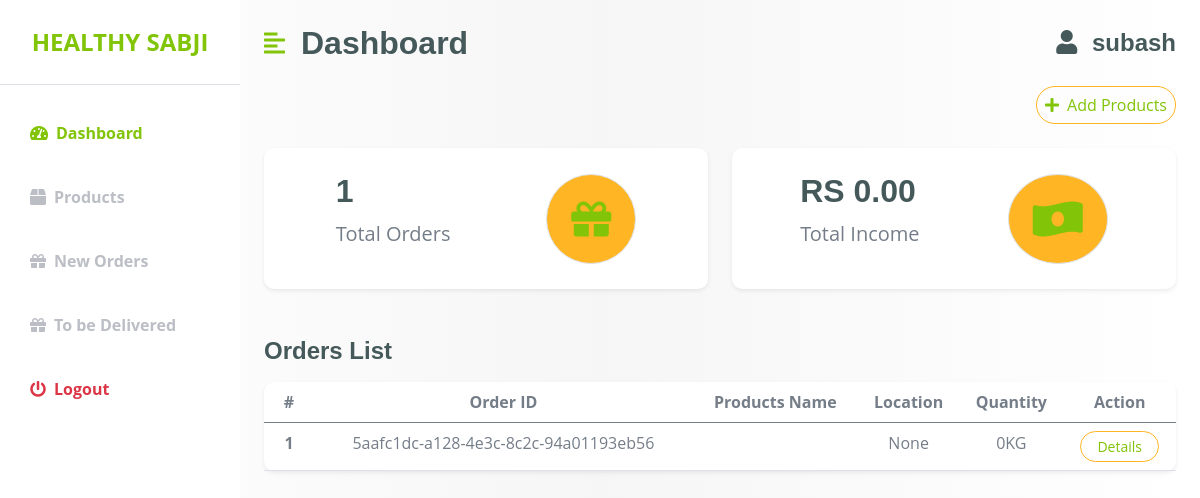
The page /farmer_dashboard/ (signed in) on the database as committed earlier.
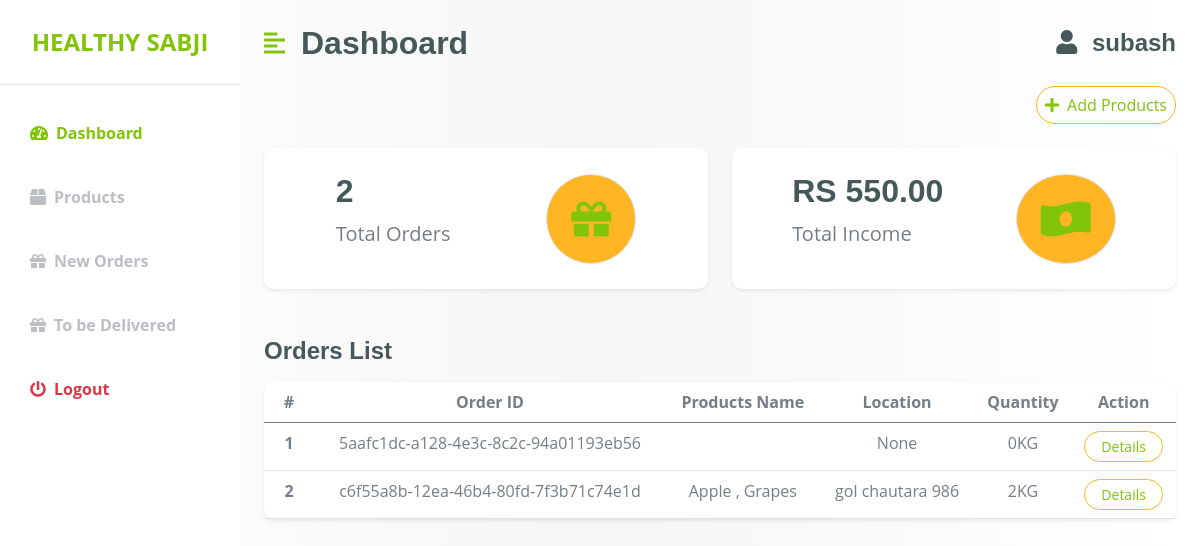
The same page on the database as committed later.
### accounts/models.py (models this page shows, shortened)
class CustomUser(AbstractUser):
    photo = models.ImageField(upload_to='profile_pics', default='profile_pics/default.jpg')
    phone_number = models.CharField(max_length=10)
    is_delivery_person = models.BooleanField(default=False)
    is_farmer = models.BooleanField(default=False)
    address = models.CharField(max_length=100)
    objects = UserManager()

### orders/models.py (models this page shows, shortened)
class Order(models.Model):
    user = models.ForeignKey('accounts.CustomUser', on_delete=models.CASCADE)
    delivery_person = models.ForeignKey('accounts.CustomUser', on_delete=models.CASCADE, related_name='deliveries',limit_choices_to={'is_delivery_person': True},null=True, blank=True)
    order_date = models.DateTimeField(auto_now_add=True)
    location = models.ForeignKey('Location', on_delete=models.CASCADE,null=True, blank=True)
    status = models.CharField(max_length=10,choices=order_choices)
    payment = models.ForeignKey('Payment', on_delete=models.CASCADE, null=True, blank=True)
    evidence = models.ImageField(upload_to='evidence/',null=True, blank=True)
    created_at = models.DateTimeField(auto_now_add=True)

class Payment(models.Model):
    amount = models.DecimalField(max_digits=10, decimal_places=2)
    signature = models.CharField(max_length=100,null=True, blank=True)
    payment_date = models.DateTimeField(auto_now_add=True)
    payment_method = models.CharField(max_length=20)
    payment_uuid = models.CharField(max_length=50)
    status = models.CharField(max_length=10,choices=payment_choices)

class OrderItem(models.Model):
    order = models.ForeignKey(Order, on_delete=models.CASCADE,related_name='items')
    product = models.ForeignKey('sabji.Product', on_delete=models.CASCADE)
    quantity = models.PositiveIntegerField()
    price = models.DecimalField(max_digits=10, decimal_places=2)

class Location(models.Model):
    first_name = models.CharField(max_length=50)
    last_name = models.CharField(max_length=50)
    address = models.CharField(max_length=100)
    house_number_street_name = models.CharField(max_length=100)
    city_area = models.CharField(max_length=50)
    mobile = models.CharField(max_length=15)
    email = models.EmailField()
    order_notes = models.TextField(blank=True)
    def __str__(self):
        return self.address + ' ' + self.city_area

### sabji/models.py (models this page shows, shortened)
class Product(models.Model):
    name = models.CharField(max_length=100)
    price = models.IntegerField(help_text='Price per kilo')
    pre_discount_price = models.IntegerField(blank=True, null=True)
    description = models.TextField()
    image = models.ImageField(upload_to='product_images/')
    quantity = models.IntegerField()
    farmer = models.ForeignKey(CustomUser, on_delete=models.CASCADE, related_name='products', limit_choices_to={'is_farmer': True})
    date_added = models.DateTimeField(auto_now_add=True)
    category = models.ForeignKey('Category', on_delete=models.SET_NULL, related_name='products',null=True)

### accounts/views.py (the view)
# urls.py: path('farmer_dashboard/',views.farmer_dashboard,name="farmer_dashboard"),
@login_required
def farmer_dashboard(request):
    products = Product.objects.filter(farmer=request.user)
    if request.user.is_superuser:
        products = Product.objects.all()
    orders = Order.objects.filter(user=request.user).prefetch_related('items__product')
    for order in orders:
        total = 0
        for item in order.items.all():
            total += item.quantity
        order.total = total
    total = 0
    for o in orders:
        total += o.payment.amount
    context = {
        'products':products,
        'orders':orders,
        'total':total
    }
    return render(request,'farmer/farmer_dashboard.html', context)

### sabji/processors.py (called while the page is built)
def productprocessor(request):
    products = Product.objects.filter(quantity__gt=0)
    lowest_price = products.filter(quantity__gt=0).order_by('price').first()
    return {'products': products, 'lowest_price': lowest_price}

def categoryprocessor(request):
    categories = Category.objects.all()
    return {'categories': categories}

def discountprocessor(request):
    discounted_products = Product.objects.filter(pre_discount_price__gt=0)
    return {'discounted_products': discounted_products}

def cartprocessor(request):
    cart_count = 0
    if request.user.is_authenticated:
        cart_count = request.user.cart_items.filter(active=True).count()
    return {'cart_count': cart_count}

def bestsellerprocessor(request):
    bestseller_data = (
        OrderItem.objects.values('product__id', 'product__name')
        .annotate(total_quantity=Sum('quantity'))
        .order_by('-total_quantity', 'product__name')  # Order by total quantity sold, then by product name
    )
    bestseller_ids = [item['product__id'] for item in bestseller_data[:3]]
    bestseller = Product.objects.filter(id__in=bestseller_ids)
    return {'bestsellers': bestseller}

### templates/farmer/farmer_dashboard.html (shortened to what this page needs)
{% extends "farmer/base.html" %}
{% block content %}
            <div class="container-fluid px-4">
                <div class="row g-4">
                    <div class="d-flex align-items-end justify-content-end flex-column flex-md-row">
                        <a class="btn border border-secondary rounded-pill px-2 text-primary btn" href="{% url 'add_products' %}">
                            <i class="fas fa-plus me-2"></i>Add Products</a>
                    </div>
                    <div class="col-12 col-md-6 col-lg-6">
                        <div class="p-4 bg-white shadow-sm d-flex justify-content-around align-items-center rounded">
                            <div>
                                <h3 class="fs-2">{{orders.count}}</h3>
                                <p class="fs-5">Total Orders</p>
                            </div>
                            <i class="fas fa-gift fs-1 primary-text border rounded-full secondary-bg p-4"></i>
                        </div>
                    </div>
                    <div class="col-12 col-md-6 col-lg-6">
                        <div class="p-4 bg-white shadow-sm d-flex justify-content-around align-items-center rounded">
                            <div>
                                <h3 class="fs-2">RS {{total}}</h3>
                                <p class="fs-5">Total Income</p>
                            </div>
                            <i class="fas fa-money-bill-wave-alt fs-1 primary-text border rounded-full secondary-bg p-4"></i>
                        </div>
                    </div>
                </div>
                <div class="row my-5">
                    <h3 class="fs-4 mb-3">Orders List</h3>
                    <div class="col">
                        <table class="table bg-white rounded shadow-sm table-hover text-center">
                            <thead>
                                <tr>
                                    <th scope="col" width="50">#</th>
                                    <th scope="col">Order ID</th>
                                    <th scope="col">Products Name</th>
                                    <th scope="col">Location</th>
                                    <th scope="col">Quantity</th>
                                    <th scope="col">Action</th>
                                </tr>
                            </thead>
                            <tbody>
                                {% for order in orders %}
                                <th scope="row">{{forloop.counter}}</th>
                                    <td>{{order.payment.payment_uuid}}</td>
                                    <td>
                                        {% for item in order.items.all %}
                                        {{item.product.name}}
                                            {% if not forloop.last %},
                                            {% endif %}
                                        {% endfor %}
                                    </td>
                                    <td>{{order.location}}</td>
                                    <td> {{ order.total}}KG</td>
                                    <td>
                                        <button class="btn border border-secondary rounded-pill px-3 text-primary btn-sm" data-bs-toggle="modal" data-bs-target="#orderDetailsModal{{ forloop.counter }}">Details</button>
                                    </td>
                                {% empty %}
                                    <tr>
                                        <td colspan="6">No Orders Found</td>
                                    </tr>
                                {% endfor %}
                            </tbody>
                        </table>
                    </div>
                </div>
            </div>
    {% endblock content %}

### templates/farmer/base.html (shortened to what this page needs)
<!DOCTYPE html>
<html lang="en">
<head>
    <link rel="stylesheet" href="https://use.fontawesome.com/releases/v5.15.4/css/all.css"/>
    <link href="https://cdn.jsdelivr.net/npm/bootstrap-icons@1.4.1/font/bootstrap-icons.css" rel="stylesheet">
    <link rel="stylesheet" href="/static/css/bootstrap.css">
    <link rel="stylesheet" href="/static/css/bootstrap.min.css">
    <link rel="stylesheet" href="/static/css/delivery.css">
</head>
<body>
    <div class="d-flex" id="wrapper">
        <div class="bg-white" id="sidebar-wrapper">
            <a href="/">
                <div class="sidebar-heading text-center py-4 primary-text fs-4 fw-bold text-uppercase border-bottom">Healthy Sabji</div>
            </a>
            <div class="list-group list-group-flush my-3">
                <a href="{% url 'farmer_dashboard' %}" class="list-group-item list-group-item-action bg-transparent second-text fw-bold"><i
                        class="fas fa-tachometer-alt me-2"></i>Dashboard</a>
                <a href="{% url 'farmer_products' %}" class="list-group-item list-group-item-action bg-transparent second-text fw-bold"><i
                        class="fas fa-box me-2"></i>Products</a>
                <a href="{% url 'new_order' %}" class="list-group-item list-group-item-action bg-transparent second-text fw-bold"><i
                        class="fas fa-gift me-2"></i>New Orders</a>
                <a href="{% url 'drop_delivery' %}" class="list-group-item list-group-item-action bg-transparent second-text fw-bold"><i
                        class="fas fa-gift me-2"></i>To be Delivered</a>
                <a href="#" class="list-group-item list-group-item-action bg-transparent text-danger fw-bold"><i
                        class="fas fa-power-off me-2"></i>Logout</a>
            </div>
        </div>
        <div id="page-content-wrapper">
            <nav class="navbar navbar-expand-lg navbar-light bg-transparent py-4 px-4">
                <div class="d-flex align-items-center">
                    <i class="fas fa-align-left primary-text fs-4 me-3" id="menu-toggle"></i>
                    <h2 class="fs-2 m-0">Dashboard</h2>
                </div>
                <div class="collapse navbar-collapse" id="navbarSupportedContent">
                    <ul class="navbar-nav ms-auto mb-2 mb-lg-0">
                        <li class="nav-item dropdown">
                            <a class="fw-bold h4" href="{% url 'farmer_profile' %}">
                                <i class="fas fa-user me-2"></i> {{request.user.username}}
                            </a>
                        </li>
                    </ul>
                </div>
            </nav>
            {% block content %}
            {% endblock content %}
        </div>
    </div>
</body>
</html>

### static/css/delivery.css (style rules this page uses)
:root { --main-bg-color: #ffffff; --main-text-color: #81C408; --second-text-color: #bbbec5; --second-bg-color: #f1f1f1; }
.primary-text { color: var(--main-text-color); }
.second-text { color: var(--second-text-color); }
.secondary-bg { background-color: #FFB524; }
.rounded-full { border-radius: 100%; }
#wrapper { overflow-x: hidden; background-image: linear-gradient( to right, #ffffff, #f6f6f6, #ffffff ); }
#sidebar-wrapper { min-height: 100vh; margin-left: -15rem; -webkit-transition: margin 0.25s ease-out; -moz-transition: margin 0.25s ease-out; -o-transition: margin 0.25s ease-out; transition: margin 0.25s ease-out; }
#sidebar-wrapper .sidebar-heading { padding: 0.875rem 1.25rem; font-size: 1.2rem; }
#sidebar-wrapper .list-group { width: 15rem; }
#page-content-wrapper { min-width: 100vw; }
#menu-toggle { cursor: pointer; }
.list-group-item { border: none; padding: 20px 30px; }
.list-group-item.active { background-color: transparent; color: var(--main-text-color); font-weight: bold; border: none; }
@media (min-width: 768px) { #sidebar-wrapper { margin-left: 0; } }
@media (min-width: 768px) { #page-content-wrapper { min-width: 0; width: 100%; } }

Rows that differ between the two databases and show on the page:
added Order: payment.payment_uuid "c6f55a8b-12ea-46b4-80fd-7f3b71c74e1d", location "gol chautara 986", total "2"
added OrderItem: product.name "Apple"
added OrderItem: product.name "Grapes"
Other text that changed with them:
{{ orders.count }}: "1" → "2"
{{ total }}: "0.00" → "550.00"
